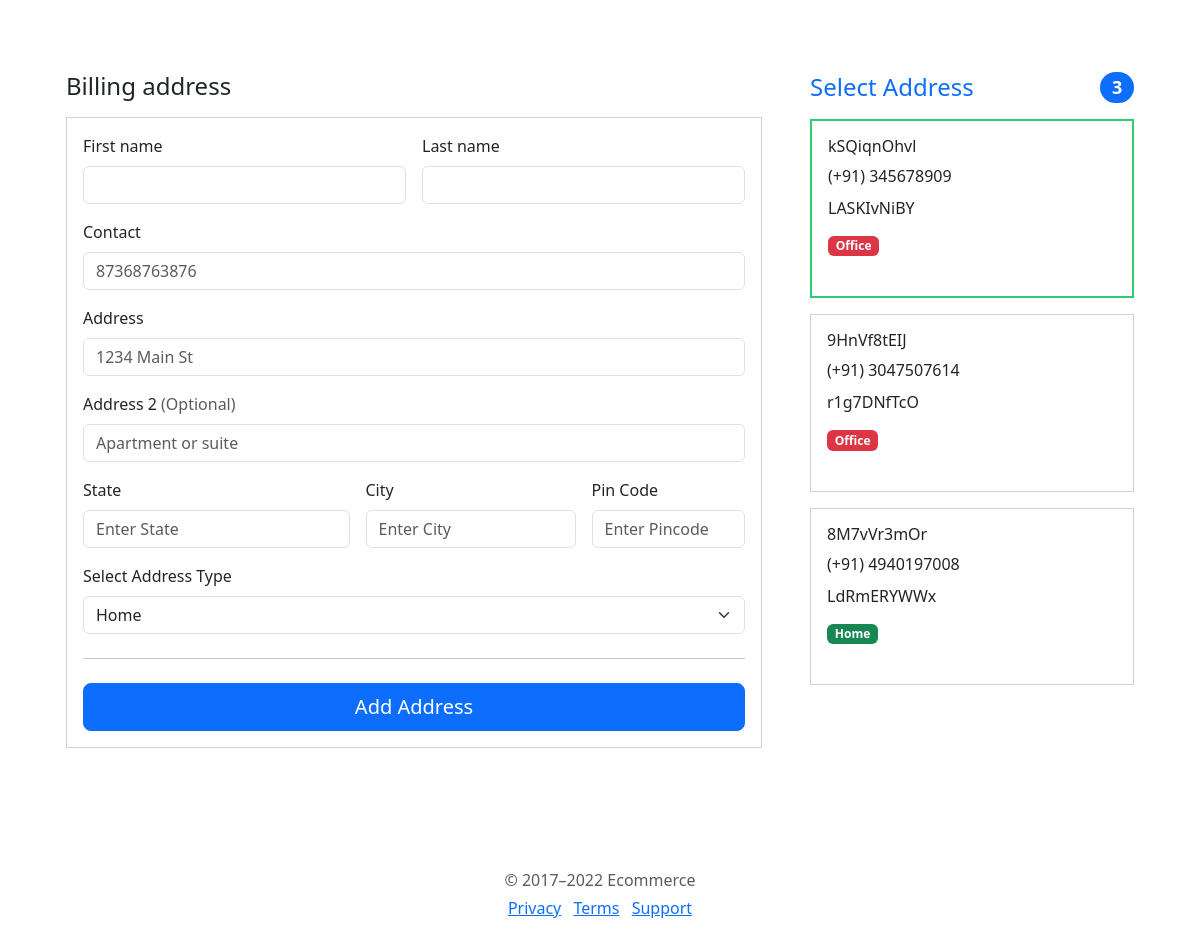
Screenshot of /checkout/ (signed in) with the database file from the repository.
### shop/models.py (models this page shows, shortened)
class Address(models.Model):
    user = models.ForeignKey(settings.AUTH_USER_MODEL,on_delete=models.CASCADE)
    first_name = models.CharField(max_length=50)
    last_name = models.CharField(max_length=50)
    contact = models.CharField(max_length=254,null=True)
    address = models.TextField()
    address_optional = models.TextField(null=True,blank=True)
    state = models.CharField(max_length=100)
    city = models.CharField(max_length=100)
    pincode = models.CharField(max_length=50)
    type = models.CharField(choices=ADDRESS_TYPE,null=True,max_length=50)

### shop/views.py (the view)
# urls.py: path('checkout/',checkout,name='checkout'),
def checkout(r):
    add = Address.objects.filter(user=r.user)
    order = Order.objects.get(user=r.user,ordered=False)
    data= {'address':add,'order':order}
    if r.method == 'POST':
        add = Address.objects.get(pk=r.POST.get('saved_address'))
        order = Order.objects.get(user=r.user,ordered = False)
        order.address = add
        order.save()
        return redirect(checkout)
    return render(r,'ecommerce/checkout.html',data)

### templates/ecommerce/checkout.html (shortened to what this page needs)
{% extends 'base.html' %} {% block 'content' %}
<div class="container mt-5">
  <main>
    <div class="row g-5 p-4">
      <div class="col-md-5 col-lg-4 order-md-last">
        <h4 class="d-flex justify-content-between align-items-center mb-3">
          <span class="text-primary">Select Address</span>
          <span class="badge bg-primary rounded-pill">{{address|length}}</span>
        </h4>
        {% for add in address %}
       <form action="" method="post" class="mt-3">
        <div class="card"
        style="border-radius: 0px;
        {% if order.address.id == add.id %}
        border:2px solid #2ecc71
        {% endif %}">
          <label>
          <div class="card-body radio_body">
            <h6>{{add.first_name}}</h6>
            <span>(+91) {{ add.contact }}</span>
            <p class="mt-2">{{ add.address }}</p>
            <div class="d-flex justify-content-between">
              {% if add.type == 'Office' %}
              <span class="badge bg-danger">{{ add.type }}</span>
              {% else %}
              <span class="badge bg-success">{{ add.type }}</span>
              {% endif %}
            </div>
          </div>
        </div>
       </form>
        {% endfor %}
      </div>
      <div class="col-md-7 col-lg-8">
        <h4 class="mb-3">Billing address</h4>
        <div class="card" style="border-radius: 0px">
          <div class="card-body">
            <form
              class="needs-validation"
              action="{% url 'addAddress' %}"
              method="post"
              novalidate=""
            >
              <div class="row g-3">
                <div class="col-sm-6">
                  <label for="firstName" class="form-label">First name</label>
                  <input
                    type="text"
                    class="form-control"
                    name="first_name"
                    placeholder=""
                    value=""
                    required=""
                    fdprocessedid="frhghq"
                  />
                </div>
                <div class="col-sm-6">
                  <label for="lastName" class="form-label">Last name</label>
                  <input
                    type="text"
                    class="form-control"
                    name="last_name"
                    placeholder=""
                    value=""
                    required=""
                    fdprocessedid="gqvh9f"
                  />
                </div>
                <div class="col-12">
                  <label for="contact" class="form-label">Contact</label>
                  <input
                    type="contact"
                    class="form-control"
                    name="contact"
                    placeholder="87368763876"
                    fdprocessedid="pjdjdl"
                  />
                </div>
                <div class="col-12">
                  <label for="address" class="form-label">Address</label>
                  <input
                    type="text"
                    class="form-control"
                    name="address"
                    placeholder="1234 Main St"
                    required=""
                    fdprocessedid="zkot1x"
                  />
                </div>
                <div class="col-12">
                  <label for="address2" class="form-label"
                    >Address 2 <span class="text-muted">(Optional)</span></label
                  >
                  <input
                    type="text"
                    class="form-control"
                    name="address_optional"
                    placeholder="Apartment or suite"
                    fdprocessedid="gw7g9vi"
                  />
                </div>
                <div class="col-md-5">
                  <label for="state" class="form-label">State</label>
                  <input
                    type="text"
                    class="form-control"
                    name="state"
                    id="state"
                    placeholder="Enter State"
                    fdprocessedid="gw7g9vi"
                  />
                </div>
                <div class="col-md-4">
                  <label for="City" class="form-label">City</label>
                  <input
                    type="text"
                    class="form-control"
                    name="city"
                    id="address2"
                    placeholder="Enter City"
                    fdprocessedid="gw7g9vi"
                  />
                </div>
                <div class="col-md-3">
                  <label for="zip" class="form-label">Pin Code</label>
                  <input
                    type="text"
                    class="form-control"
                    name="pincode"
                    placeholder="Enter Pincode"
                    required=""
                    fdprocessedid="z8pwg"
                  />
                </div>
              </div>
              <div class="col-12 mt-3">
                <label for="zip" class="form-label">Select Address Type</label>
                <select name="type" id="" class="form-select">
                  <option value="Home">Home</option>
                </select>
              </div>
              <hr class="my-4" />
              <input
                class="w-100 btn btn-primary btn-lg"
                value="Add Address"
                type="submit"
                fdprocessedid="6pi3nw"
              />
            </form>
          </div>
        </div>
      </div>
    </div>
  </main>
  <footer class="my-5 pt-5 text-muted text-center text-small">
    <p class="mb-1">© 2017–2022 Ecommerce</p>
    <ul class="list-inline">
      <li class="list-inline-item"><a href="#">Privacy</a></li>
      <li class="list-inline-item"><a href="#">Terms</a></li>
      <li class="list-inline-item"><a href="#">Support</a></li>
    </ul>
  </footer>
</div>
{% endblock 'content' %}

### templates/base.html (shortened to what this page needs)
<!DOCTYPE html>
<html lang="hi">
<head>
    <link href="https://cdn.jsdelivr.net/npm/bootstrap@5.3.0-alpha1/dist/css/bootstrap.min.css" rel="stylesheet">
</head>
<body>
    {% block 'content' %}
    {% endblock 'content' %}
</body>
</html>

### rows the page displays
Address: first_name "kSQiqnOhvl", contact "345678909", address "LASKIvNiBY", type "Office"
Address: first_name "9HnVf8tEIJ", contact "3047507614", address "r1g7DNfTcO", type "Office"
Address: first_name "8M7vVr3mOr", contact "4940197008", address "LdRmERYWWx", type "Home"

### other values shown
{{ address|length }} "3"
